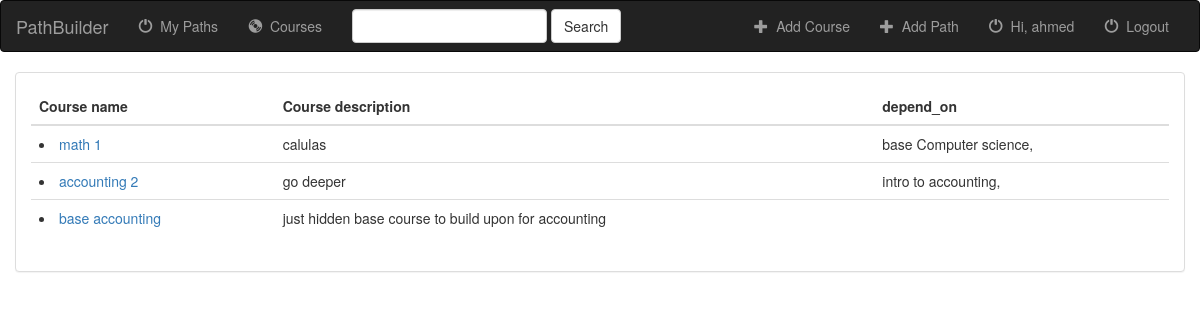
/paths/courses/my_courses/ (signed in), run on the app's committed database.
### paths/models.py (models this page shows, shortened)
class Course(models.Model):
    name = models.CharField(max_length=200, blank=False)
    slug = models.SlugField(max_length=200 , unique=True,null=False,blank=False)
    description = models.CharField(max_length=500)
    depend_on = models.ManyToManyField('self',related_name="above", blank=True,symmetrical=False)
    path = models.ForeignKey('Path', on_delete=models.CASCADE)
    creator = models.ForeignKey(User, on_delete=models.SET_NULL, null=True, blank=True)
    added = models.DateTimeField(auto_now_add=True)
    updated = models.DateTimeField(auto_now=True)
    photo = models.ImageField(default= dummyimage ,blank= True,upload_to=get_directory)
    class Meta:
        permissions = (("can_mark_returned", "Set book as returned"),)
    def get_absolute_url(self):
        return reverse('paths:show_course',args=[str(self.slug)])
    def __str__(self):
        return self.name

### paths/views.py (the view)
class my_CoursesListView(LoginRequiredMixin,CourseListView):
    def get_queryset(self):
       return Course.objects.filter(creator=self.request.user)

### paths/templates/paths/course_list.html (shortened to what this page needs)
{% extends 'base.html' %}
{% block content %}
<div class="container-fluid songs-container">
    <div class="row">
        <div class="col-sm-12">
            <div class="panel panel-default">
                <div class="panel-body">
                    <table class="table">
                        <thead>
                            <tr>
                                <th>Course name</th>
                                <th>Course description</th>
                                <th>depend_on</th>
                            </tr>
                        </thead>
                        <tbody>
                            {% for course in course_list %}
                                <tr>
                                    <td><li><a href="{{ course.get_absolute_url }}">{{ course.name }}</a></li></td>
                                    <td>{{ course.description }}</td>
                                    <td>
                                      {% for course_d in course.depend_on.all %}
                                        {{ course_d }},
                                      {% endfor %}
                                    </td>
                                </tr>
                            {% endfor %}
                        </tbody>
                    </table>
                </div>
            </div>
        </div>
    </div>
</div>
{% endblock %}

### paths/templates/base.html (shortened to what this page needs)
<!DOCTYPE html>
<html lang="en">
<head>
    {% load static %}
    <link rel="stylesheet" href="https://maxcdn.bootstrapcdn.com/bootstrap/3.3.6/css/bootstrap.min.css">
    <link rel="stylesheet" type="text/css" href="{% static 'paths/style.css' %}"/>
</head>
<body>
<nav class="navbar navbar-inverse">
    <div class="container-fluid">
        <div class="navbar-header">
            <a class="navbar-brand" href="{% url 'paths:index' %}">PathBuilder</a>
        </div>
        <div class="collapse navbar-collapse" id="topNavBar">
            <ul class="nav navbar-nav">
                {% if user.is_authenticated %}
                <li><a href="{% url 'paths:my_paths' %}">
                    <span class="glyphicon glyphicon-off" aria-hidden="true"></span>&nbsp; My Paths
                </a></li>
                {% endif %}
                <li class="{% block albums_active %}{% endblock %}"><a href="{% url 'paths:courses' %}"><span class="glyphicon glyphicon-cd" aria-hidden="true"></span>&nbsp; Courses</a></li>
            </ul>
            <form class="navbar-form navbar-left" role="search" method="get" action="{% url 'paths:index' %}">
                <div class="form-group">
                    <input type="text" class="form-control" name="q" value="{{ request.GET.q }}">
                </div>
                <button type="submit" class="btn btn-default">Search</button>
            </form>
            <ul class="nav navbar-nav navbar-right">
                <li>
                    <a href="{% url 'paths:add_course' %}">
                        <span class="glyphicon glyphicon-plus" aria-hidden="true"></span>&nbsp; Add Course
                    </a>
                </li>
                <li>
                    <a href="{% url 'paths:add_path' %}">
                        <span class="glyphicon glyphicon-plus" aria-hidden="true"></span>&nbsp; Add Path
                    </a>
                </li>
                {% if user.is_authenticated %}
                    <li>
                        <a href="{{ user.get_absolute_url }}">
                            <span class="glyphicon glyphicon-off" aria-hidden="true"></span>&nbsp; Hi, {{ user.get_username }}
                        </a>
                    </li>
                    <li><a href="{% url 'logout'%}?next={{request.path}}">
                        <span class="glyphicon glyphicon-off" aria-hidden="true"></span>&nbsp; Logout
                    </a></li>
                {% else %}
                    <li><a href="{% url 'login'%}?next={{request.path}}">
                        Login
                    </a></li>
                {% endif %}
            </ul>
        </div>
    </div>
</nav>
{% block content %}
{% endblock %}
</body>
</html>

### data on the page
Course: name "math 1", description "calulas"
Course: name "base Computer science"
Course: name "accounting 2", description "go deeper"
Course: name "intro to accounting"
Course: name "base accounting", description "just hidden base course to build upon for accounting"

### other printed values
{{ user.get_username }} "ahmed"
